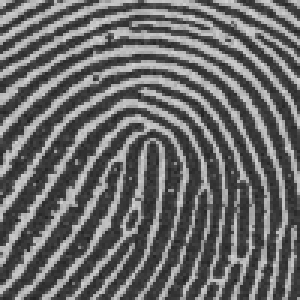
#> input picture Images/impronta100.png, 100 x 100 px, found by its file name (shown 3 times larger)
$ python esercizio1_3_1.py
#> lines starting #> are read from the running program, lines starting #| are printed output that depends on the picture
import skimage.io as io
import numpy as np
import matplotlib.pyplot as plt
import scipy.ndimage as ndi

def lpq(block):
    block = np.reshape(block, (9, 9))
    transformedBlock = np.fft.fft2(block)
    transformedBlockShifted = np.fft.fftshift(transformedBlock)

    X1 = transformedBlockShifted[3, 4]
    X2 = transformedBlockShifted[3, 5]
    X3 = transformedBlockShifted[4, 5]
    X4 = transformedBlockShifted[5, 5]

    a = np.asarray([np.real(X1), np.imag(X1), np.real(X2), np.imag(X2), np.real(X3), np.imag(X3), np.real(X4), np.imag(X4)])
    c = a > 0

    return np.sum(c * 2 ** np.arange(8))

improntaImage = np.float64(io.imread('./Images/impronta100.png')) / 255.0
#> improntaImage: shape (100, 100) float64; min 0.125, max 0.827, mean 0.418
lpqImage = ndi.generic_filter(improntaImage, lpq, size=9)
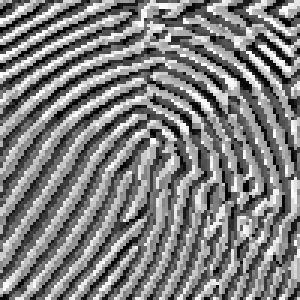
#> lpqImage: shape (100, 100) float64 (shown 3 times larger); min 0, max 255, mean 127.6

hist, bins = np.histogram(lpqImage.flatten(), bins=np.arange(0, np.max(lpqImage)+2), density=True)
#> hist = 256 values, max 0.0169 at index 79, min 0.0001 at index 24, mean 0.00391; bins = 257 values from 0 to 256

plt.subplot(1, 2, 1); plt.imshow(improntaImage, clim=None, cmap='gray'); plt.title('Original Image')
plt.subplot(1, 2, 2); plt.imshow(lpqImage, clim=None, cmap='gray'); plt.title('LPQ Image')

plt.figure()

plt.bar(np.arange(0, len(bins)-1), hist)

plt.show()
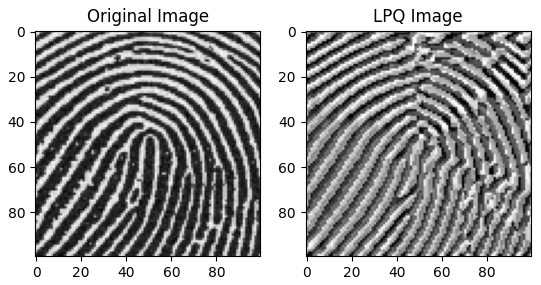
#> figure drawn by matplotlib, 2 panels
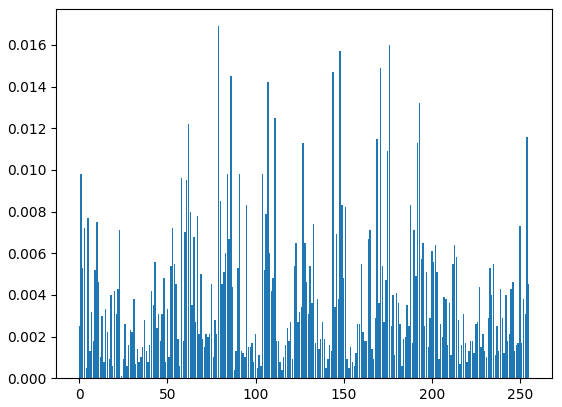
#> figure drawn by matplotlib, 1 panel; tallest bar 0.0169 high, from x = 78.6 to 79.4
